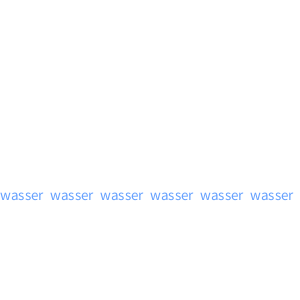
Frame 1 (no input)
Frame 60 (the mouse pressed at the canvas centre just before this capture): identical to frame 1, image omitted
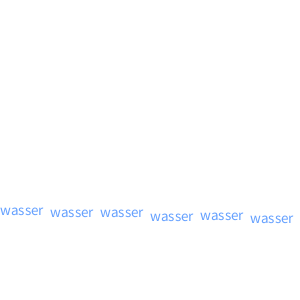
Frame 120 (the mouse held since frame 60 and released just before this capture)

The Processing sketch that drew these frames (run headless with seeded random() and noise(); from frame 60 on, the mouse is pressed at the canvas centre):

// Processing sketch: processing_183714
// ── processing_183714.pde

float t = 0.0;
float step = 1.02;
void setup()
{
  frameRate(30);
  size(300,300);
  fill(100,160,255);
  smooth();
  textSize(15);
}
void draw()
{
  background(255);
  translate(0,200);
  stroke(0,117,250, 120);
  for (int i=0; i<width; i+=50) {
    float posY = noise((i+t)/300.0 + 7) * mouseY/2;
    text("wasser", i,posY);
    t+=step;
  }
}
